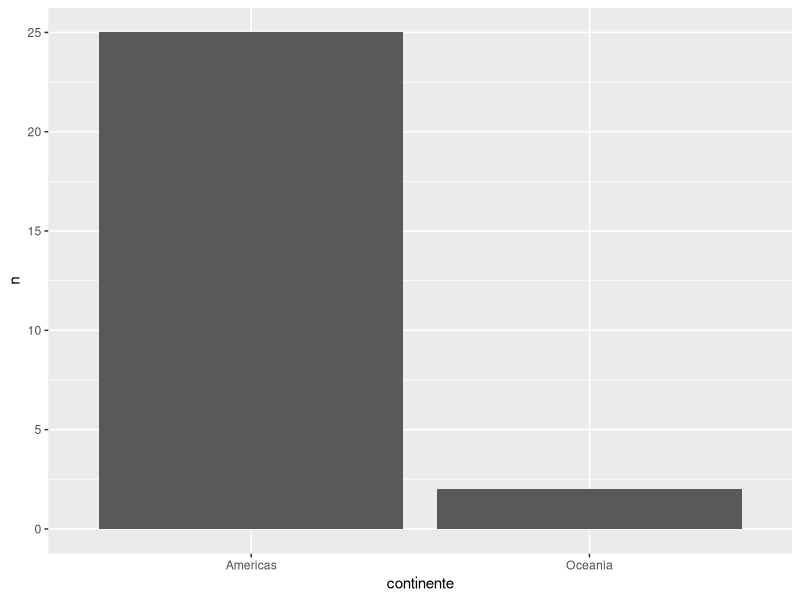
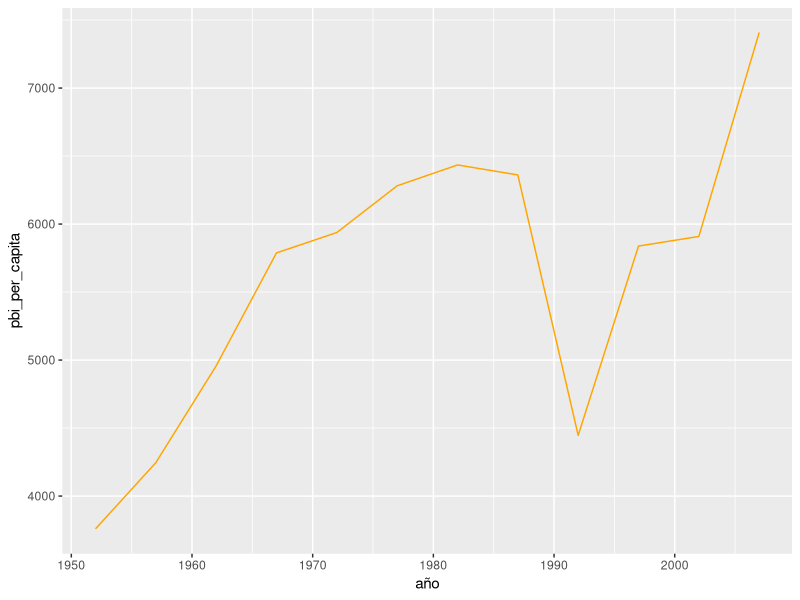
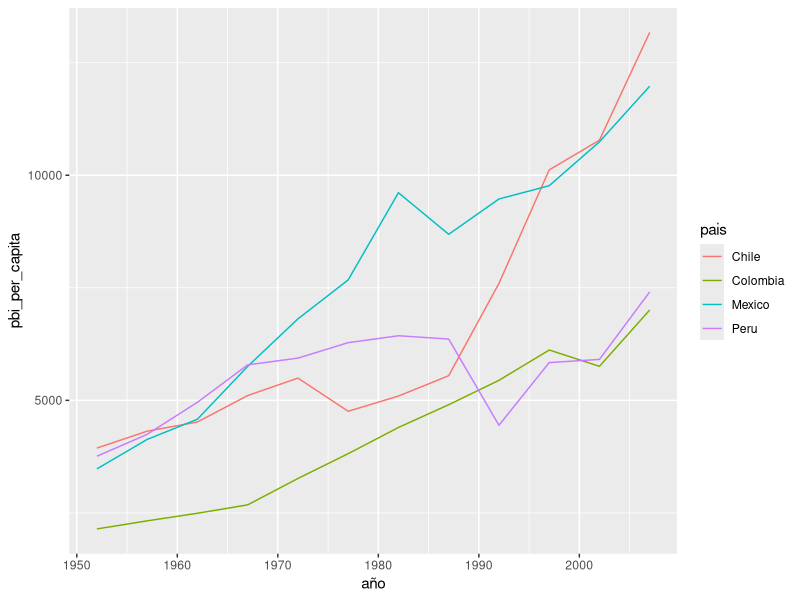
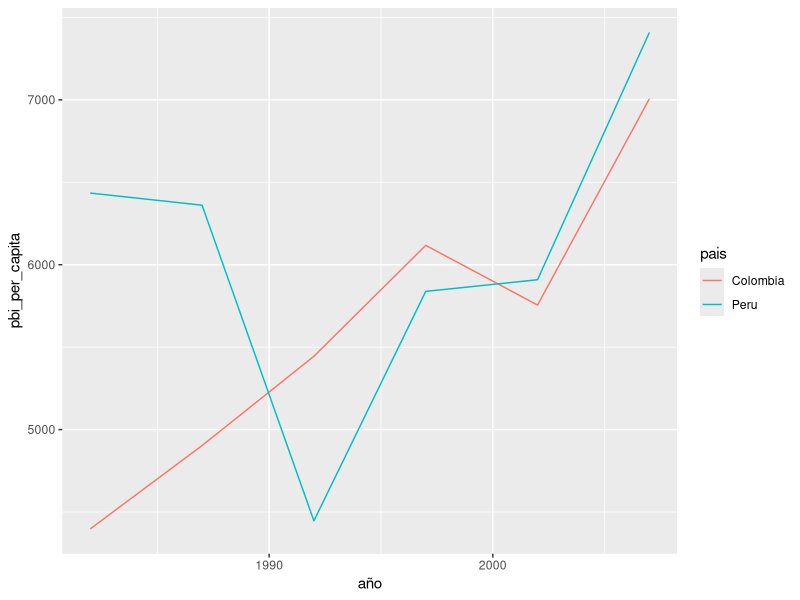
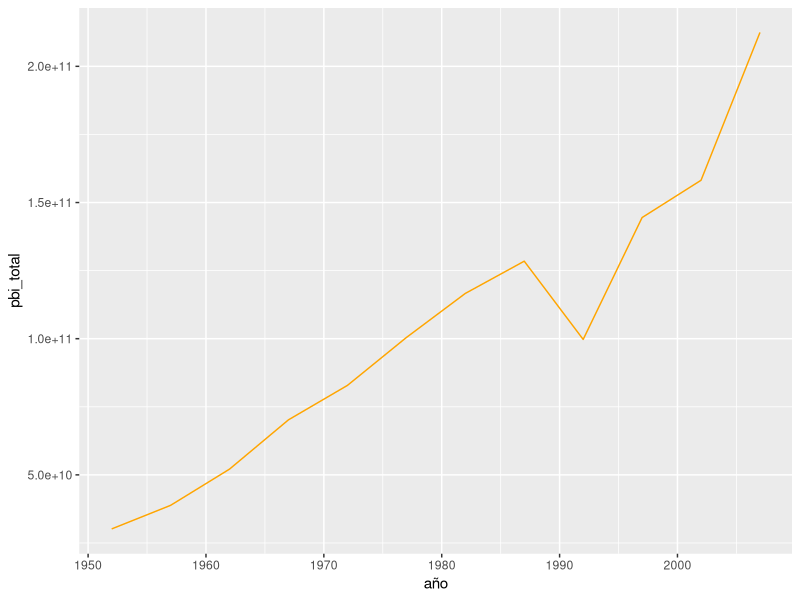
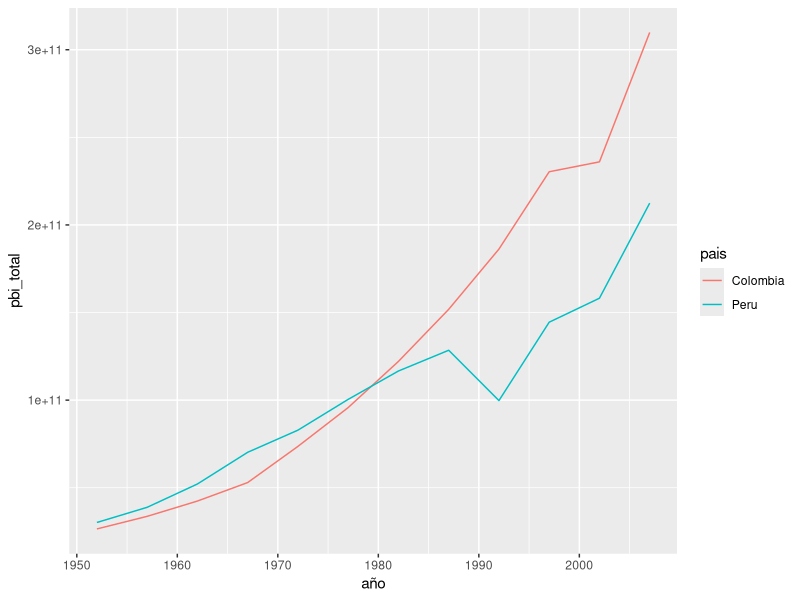

Source code (R) for these figures, in order:
## ---- chunk 1
knitr::opts_chunk$set(echo = TRUE)
## ---- chunk 2
# Paquetes necesarios
library(readxl)
library(dplyr)
library(ggplot2)
## ---- chunk 3
gapminder <- read_excel("data/gapminder_subset.xlsx")
## ---- chunk 4
gapminder %>% 
  sample_n(10)
## ---- chunk 5
gapminder <- gapminder %>% 
  rename(pais = country,
         continente = continent,
         año = year,
         expectativa_de_vida = lifeExp,
         poblacion = pop,
         pbi_per_capita = gdpPercap)

gapminder %>% 
  sample_n(10)
## ---- chunk 6
gapminder %>% 
  filter(año == "2007") %>% 
  count(continente)
## ---- chunk 7
gapminder %>% 
  filter(año == "2007") %>% 
  count(continente) %>% 
  ggplot(aes(x = continente, y = n)) +
  geom_col()
## ---- chunk 8
gapminder %>% 
  filter(pais == "Peru") %>% 
  select(pais, año, pbi_per_capita)
## ---- chunk 9
gapminder %>% 
  filter(pais == "Peru") %>% 
  ggplot(aes(x = año, y = pbi_per_capita)) +
  geom_line(color = "orange") 
## ---- chunk 10
gapminder %>% 
  filter(pais %in% c("Peru", "Chile", "Colombia", "Mexico")) %>% 
  ggplot(aes(x = año, y = pbi_per_capita)) +
  geom_line(aes(color = pais))
## ---- chunk 11
gapminder %>% 
  filter(pais %in% c("Peru", "Colombia"), 
         año > 1980) %>% 
  ggplot(aes(x = año, y = pbi_per_capita)) +
  geom_line(aes(color = pais))
## ---- chunk 12
gapminder %>% 
  filter(pais == "Peru") %>% 
  mutate(pbi_total = pbi_per_capita * poblacion) %>% 
  select(pais, año, pbi_total)
## ---- chunk 13
gapminder %>% 
  filter(pais == "Peru") %>% 
  mutate(pbi_total = pbi_per_capita * poblacion) %>% 
  ggplot(aes(x = año, y = pbi_total)) +
  geom_line(color = "orange")
## ---- chunk 14
gapminder %>% 
  filter(pais %in% c("Peru", "Colombia")) %>% 
  mutate(pbi_total = pbi_per_capita * poblacion) %>% 
  ggplot(aes(x = año, y = pbi_total)) +
  geom_line(aes(color = pais))
## ---- chunk 15
gapminder %>% 
  filter(año == 2007) %>% 
  select(pais, continente, pbi_per_capita) %>% 
  arrange(pbi_per_capita) %>% 
  mutate(rank = row_number()) %>% 
  filter(rank <= 10)
## ---- chunk 16
gapminder %>% 
  filter(año == 2007) %>% 
  select(pais, continente, pbi_per_capita) %>% 
  arrange(desc(pbi_per_capita)) %>% 
  mutate(rank = row_number()) %>% 
  filter(rank <= 10)
